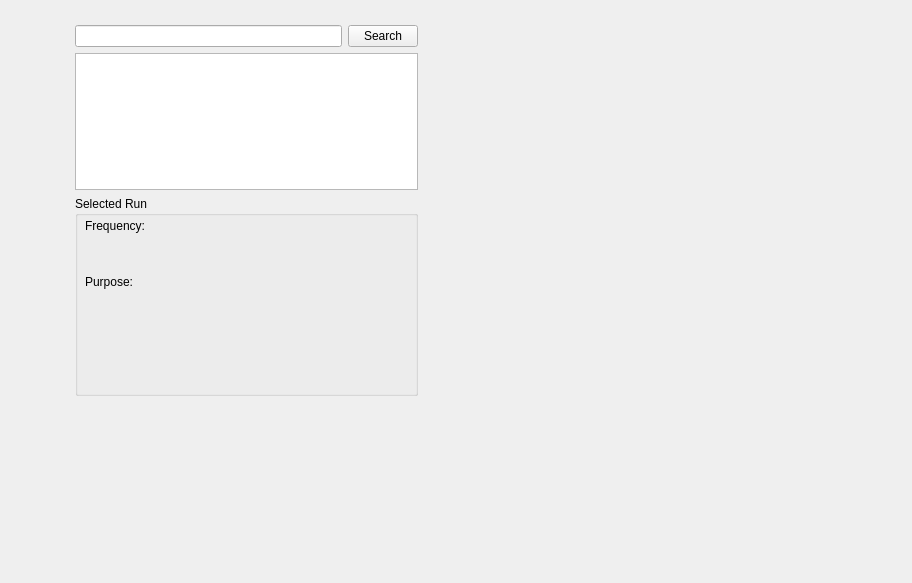
<?xml version="1.0" encoding="UTF-8"?>
<ui version="4.0">
 <class>baseWidget</class>
 <widget class="QWidget" name="baseWidget">
  <property name="geometry">
   <rect>
    <x>0</x>
    <y>0</y>
    <width>912</width>
    <height>583</height>
   </rect>
  </property>
  <property name="windowTitle">
   <string>Form</string>
  </property>
  <widget class="QWidget" name="horizontalLayoutWidget">
   <property name="geometry">
    <rect>
     <x>70</x>
     <y>20</y>
     <width>721</width>
     <height>381</height>
    </rect>
   </property>
   <layout class="QHBoxLayout" name="horizontalLayout_3">
    <item>
     <layout class="QVBoxLayout" name="verticalLayout_6"/>
    </item>
    <item>
     <layout class="QVBoxLayout" name="verticalLayout_7">
      <property name="leftMargin">
       <number>5</number>
      </property>
      <property name="topMargin">
       <number>5</number>
      </property>
      <property name="rightMargin">
       <number>10</number>
      </property>
      <property name="bottomMargin">
       <number>5</number>
      </property>
      <item>
       <layout class="QHBoxLayout" name="horizontalLayout">
        <item>
         <widget class="QLineEdit" name="lineEdit">
          <property name="minimumSize">
           <size>
            <width>125</width>
            <height>0</height>
           </size>
          </property>
          <property name="maximumSize">
           <size>
            <width>275</width>
            <height>16777215</height>
           </size>
          </property>
         </widget>
        </item>
        <item>
         <widget class="QPushButton" name="pushButton_2">
          <property name="minimumSize">
           <size>
            <width>70</width>
            <height>0</height>
           </size>
          </property>
          <property name="maximumSize">
           <size>
            <width>70</width>
            <height>16777215</height>
           </size>
          </property>
          <property name="text">
           <string>Search</string>
          </property>
          <property name="shortcut">
           <string>Return</string>
          </property>
         </widget>
        </item>
       </layout>
      </item>
      <item>
       <widget class="QListWidget" name="listWidget">
        <property name="minimumSize">
         <size>
          <width>200</width>
          <height>0</height>
         </size>
        </property>
        <property name="maximumSize">
         <size>
          <width>350</width>
          <height>16777215</height>
         </size>
        </property>
       </widget>
      </item>
      <item>
       <widget class="QGroupBox" name="groupBox">
        <property name="sizePolicy">
         <sizepolicy hsizetype="Expanding" vsizetype="Expanding">
          <horstretch>0</horstretch>
          <verstretch>0</verstretch>
         </sizepolicy>
        </property>
        <property name="minimumSize">
         <size>
          <width>0</width>
          <height>200</height>
         </size>
        </property>
        <property name="maximumSize">
         <size>
          <width>350</width>
          <height>16777215</height>
         </size>
        </property>
        <property name="title">
         <string>Selected Run</string>
        </property>
        <widget class="QLabel" name="label1">
         <property name="geometry">
          <rect>
           <x>10</x>
           <y>20</y>
           <width>61</width>
           <height>20</height>
          </rect>
         </property>
         <property name="text">
          <string>Frequency:</string>
         </property>
        </widget>
        <widget class="QLabel" name="label12">
         <property name="geometry">
          <rect>
           <x>79</x>
           <y>20</y>
           <width>70</width>
           <height>21</height>
          </rect>
         </property>
         <property name="sizePolicy">
          <sizepolicy hsizetype="Preferred" vsizetype="Preferred">
           <horstretch>0</horstretch>
           <verstretch>0</verstretch>
          </sizepolicy>
         </property>
         <property name="text">
          <string/>
         </property>
        </widget>
        <widget class="QWidget" name="verticalLayoutWidget">
         <property name="geometry">
          <rect>
           <x>0</x>
           <y>69</y>
           <width>341</width>
           <height>121</height>
          </rect>
         </property>
         <layout class="QVBoxLayout" name="verticalLayout_8">
          <property name="leftMargin">
           <number>5</number>
          </property>
          <property name="topMargin">
           <number>5</number>
          </property>
          <property name="rightMargin">
           <number>10</number>
          </property>
          <item>
           <layout class="QHBoxLayout" name="horizontalLayout_4">
            <property name="leftMargin">
             <number>5</number>
            </property>
            <property name="topMargin">
             <number>5</number>
            </property>
            <item>
             <widget class="QLabel" name="label100">
              <property name="text">
               <string>Purpose:</string>
              </property>
              <property name="alignment">
               <set>Qt::AlignLeading|Qt::AlignLeft|Qt::AlignTop</set>
              </property>
             </widget>
            </item>
            <item>
             <widget class="QLabel" name="label101">
              <property name="sizePolicy">
               <sizepolicy hsizetype="Expanding" vsizetype="Expanding">
                <horstretch>0</horstretch>
                <verstretch>0</verstretch>
               </sizepolicy>
              </property>
              <property name="minimumSize">
               <size>
                <width>200</width>
                <height>60</height>
               </size>
              </property>
              <property name="maximumSize">
               <size>
                <width>350</width>
                <height>16777215</height>
               </size>
              </property>
              <property name="text">
               <string/>
              </property>
              <property name="alignment">
               <set>Qt::AlignLeading|Qt::AlignLeft|Qt::AlignTop</set>
              </property>
              <property name="wordWrap">
               <bool>true</bool>
              </property>
             </widget>
            </item>
           </layout>
          </item>
         </layout>
        </widget>
       </widget>
      </item>
     </layout>
    </item>
    <item>
     <layout class="QVBoxLayout" name="verticalLayout_5">
      <item>
       <widget class="QWidget" name="plot1" native="true">
        <property name="sizePolicy">
         <sizepolicy hsizetype="Expanding" vsizetype="Expanding">
          <horstretch>0</horstretch>
          <verstretch>0</verstretch>
         </sizepolicy>
        </property>
        <property name="minimumSize">
         <size>
          <width>50</width>
          <height>50</height>
         </size>
        </property>
        <property name="maximumSize">
         <size>
          <width>2400</width>
          <height>1200</height>
         </size>
        </property>
        <property name="autoFillBackground">
         <bool>false</bool>
        </property>
       </widget>
      </item>
     </layout>
    </item>
   </layout>
  </widget>
 </widget>
 <resources/>
 <connections/>
</ui>
